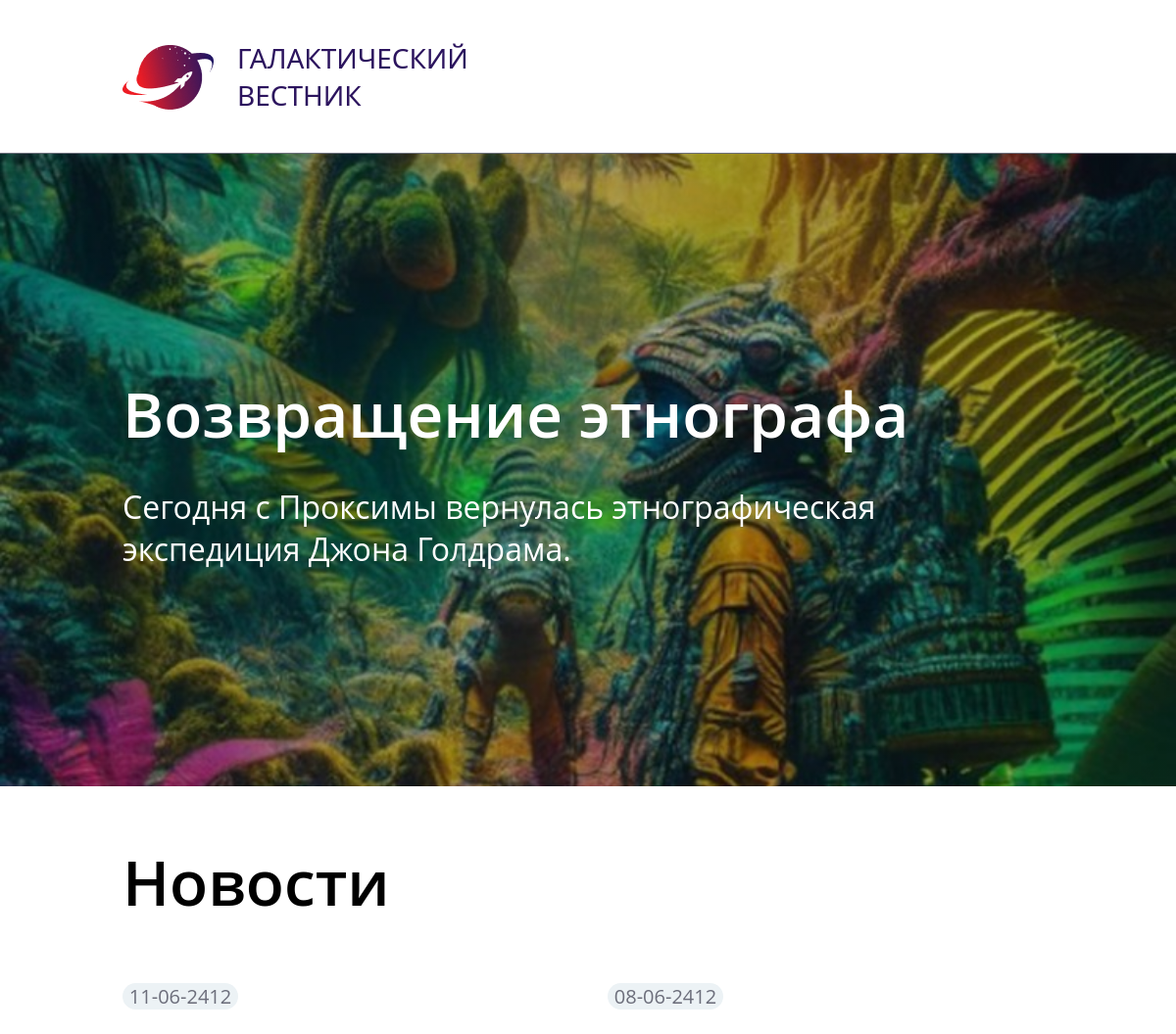
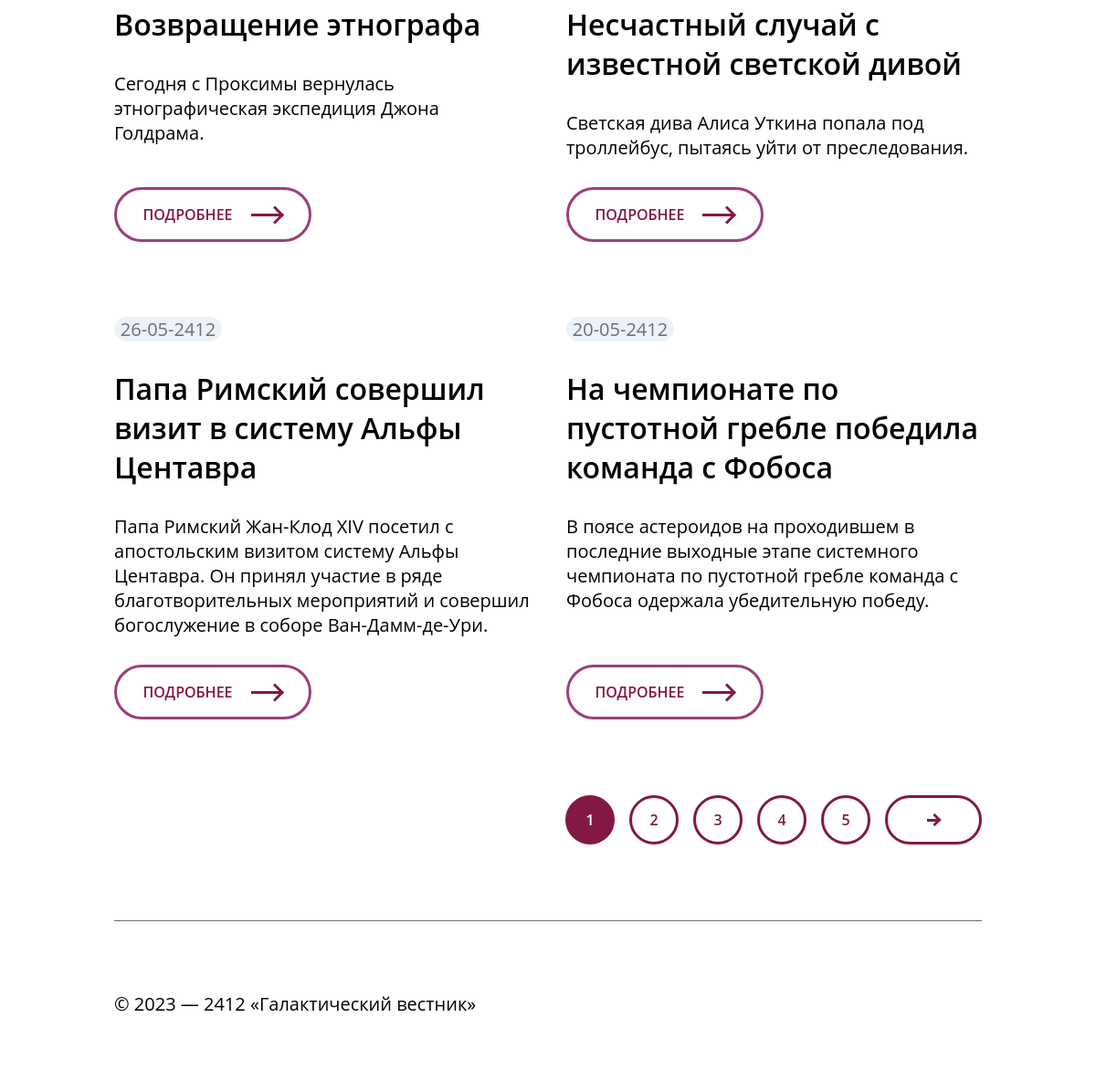
The page / on the database its author committed (2 pictures, top to bottom).
### tables this page shows
CREATE TABLE `news` (
  `id` int(11) unsigned NOT NULL AUTO_INCREMENT,
  `date` datetime NULL DEFAULT NULL,
  `title` varchar(250) NOT NULL DEFAULT '',
  `announce` text NULL DEFAULT NULL,
  `content` text NULL DEFAULT NULL,
  `image` varchar(250) NOT NULL DEFAULT '',
  PRIMARY KEY (`id`),
  KEY `id` (`id`),

  KEY `idx_news_date` (`date`));

### core/App.php (called while the page is built, shortened)
<?php
class App
{	private $controller = 'Home';
	private $method = 'index';
	private function splitURL()
	{
		$URL = $_GET['url'];
		if ($URL=='') $URL='home';
		$URL = explode("/", trim($URL, "/"));
		return $URL;
	}
	public function loadController()
	{
		$URL = $this->splitURL();
		$controller =new $this->controller;
		call_user_func([$controller, $this->method], [$URL]);
	}
}

### index.php (called while the page is built, shortened)
<?php
$app = new App;
$app->loadController();
?>

### core/News.php (called while the page is built, shortened)
<?php
class News {
    public function __construct($data) {
        $this->id = $data['id'];
        $this->date = date('d-m-Y', strtotime($data['date']));
        $this->title = $data['title'];
        $this->announce = $data['announce'];
        $this->image = $data['image'];
    }
}

### core/Database.php (called while the page is built, shortened)
<?php
Class Database
{
	private function connect()
		{
			$conn = mysqli_connect(HOST, USER, PASS, DB );
			if ($conn->connect_errno != 0)
				return FALSE;
			else
				return $conn;
		}
	public function query($query)
	{
		$con = $this->connect();
		$stm = $con->query($query);
		if ($conn->connect_errno == 0)
			while ($row = $stm->fetch_assoc())
		{
			$result[]=$row;
		}
		return $result;
	}
}

### core/Model.php (called while the page is built, shortened)
<?php
class Model extends Database
{
	function get_page($page_num)
	{
	$query = "SELECT * FROM news ORDER BY date DESC LIMIT " . news_num . " OFFSET " . (($page_num - 1) * news_num) . ";";
	$result = $this->query($query);
	return $result;
	}
}

### views/home.view.php (the view, shortened to what this page needs)
<!DOCTYPE html>
<html lang="eng">
<head>
	<link rel="stylesheet" type="text/css" href= "../styles.css">
</head>
<body>
	<?php include "header.php" ?>
<div class="content">
		<div class="banner-container" style="
		background: linear-gradient(rgba(0, 0, 0, 0.3), rgba(0, 0, 0, 0.3)), url('/sources/imgs/<?php echo $banner->image;?>');
	color: var(--white-color);
	width: 100%;
	height: 646px;
	background-size: cover;
	background-position: center;
	margin-bottom: 54px;
		"
		>
				<div class="banner-container__text">
					<div  class="wrapper">
						<h1><a href="http://galaxy-news/details/<?php echo $banner->id; ?>">
							<?php echo $banner->title ?>
							</a></h1>
						<p>
							<?php echo $banner->announce ?>
						</p>
					</div>
				</div>
		</div>
		<div class="wrapper">
			<h1 class="container-newslabel">Новости</h1>
		</div>
		<div class="wrapper">
			<div class="news-grid">
			<?php $news_array=$data ?>
			<?php foreach ($news_array as $news_item) { ?>
					<a href="http://galaxy-news/details/<?php echo $news_item->id; ?>" div class="news-grid__item">
						<p class="date"><?php echo $news_item->date;  ?></p>
								<h2><?php echo $news_item->title; ?> </h2>
								<?php echo $news_item->announce; ?>
								<div class="button"><p>Подробнее</p>
											<div class="arrow">  <div> </div>  </div>
								</div>
						</a>
			<?php } ?>
			</div>
		</div>
<div class="wrapper">
	<div class="navigation">
		<?php for ($i = 1; $i <= $max_page; $i++) { ?>
		<?php if ($cur_page != $i) echo '<a href="http://galaxy-news/home/' . $i . '">' ;?>
		<div class="nav-button <?php if ($i==$cur_page) echo 'nav-button--active' ?>">
			<div class="nav-number">
			<?php echo  $i ?>
		</div>
		</div>
		<?php if ($cur_page != $i) echo '</a>'; ?>
		<?php } ?>
		<?php if($cur_page!=$max_page)  { ?>
		<a href="http://galaxy-news/home/<?php echo $cur_page+1; ?>"
			<div class="nav-button--arrow"><div class="nav-button">
			<div class="arrow--small"><div class="arrow">
												<div></div>
													</div></div></div></a>
			<?php } ?>
		</div>
	</div>
</div>
	<?php include "footer.php" ?>
</body>
</html>

### controllers/Home.php (shortened to what this page needs)
<?php
class Home extends Controller
{
	public function view($name, $data='', $banner='', $max_page='', $cur_page=1)
	{
		$filename = "views/".($name).".view.php";
		if (file_exists($filename))
			{
				require $filename;
			} else {
				$filename = "views/404.view.php";
				require $filename;
			}
	}
    private function isPageValid($page_arg, $model) {
		if (count($page_arg[0]) == 1) $page_num = 1; else $page_num = $page_arg[0][1];
        $this->max_id = $model->get_max_id();
        if ($page_num <= ceil($this->max_id / 4)) return $page_num;
        else return 0;
    }
    private function getNewsList($model, $page_num) {
        $news_data = $model->get_page($page_num);
        $newsList= $this->createNewsObject($news_data);
        return $newsList;
    }
    private function getLatestNews($model)
    {
	$news_data=$model->get_latest();
   $latestNews = $this->createNewsObject($news_data);
   return $latestNews[0];
    }
	public function index($a ='')
	{
        $model = new Model();
        $page = $this->isPageValid($a, $model);
        $newsList = $this->getNewsList($model, $page);
        $latestNews = $this->getLatestNews($model);
        $max_page = $model->get_total_page_number();
        $this->view('home', $newsList, $latestNews, $max_page, $page);
	}
}

### views/header.php
<header>
	<div class="wrapper">
		<a href="http://galaxy-news/" div class="full-logo-container">
		    <div class="logo-img-container">
				<img src="<?php ROOT?>/sources/logo.png" alt="logo">
			</div>
			<div class="logo-text-container">
				<p>Галактический <br /> вестник </p>
			</div>
		</a>
	</div>
</header>

### views/footer.php
<footer>
	<div class="wrapper">
		<div class="footer-text">
	  			<p>© 2023 — 2412 «Галактический вестник»</p>
		</div>
	</div>
</footer>

### styles.css (style rules this page uses)
:root { --body-text: #000000; --brand-color: #841844; --grey-color: #6C6E7B; --light-grey: #ECF2F5; --border-color: #9B407A; --white-color: #FFFFFF; --logo-color: #2C145E; }
* { margin: 0px; padding: 0px; }
*, *::before, *::after { box-sizing: border-box; }
HTML, BODY { min-height: 100vh; }
BODY { display: flex; flex-direction: column; font-family: "Open sans"; font-weight: 400; font-size: 20px; }
HEADER { font-size: 0; border-bottom: 1px solid var(--grey-color); }
h1 { font-size: 64px; font-weight: 600; }
h2 { font-size: 32px; font-weight: 600; }
.content { flex-grow:1; }
.wrapper { margin: 0 auto; padding: 0 10.42% 0; max-width: 1920px; }
a, a:visited { color: inherit; text-decoration: none; }
.full-logo-container { margin: 40px 0px 40px; display: flex; align-items: center; max-height: 100%; }
.logo-text-container { padding-left: 24px; text-transform: uppercase; font-family: "Segoe UI"; color: var(--logo-color); font-size: 28px; justify-content: center; }
.banner-container__text { max-height: 646px; display: flex; flex-direction: column; height: inherit ; justify-content: center; background: solid red; }
.banner-container__text h1 { padding-bottom: 30px; }
.banner-container__text p { font-size: 32px; weight: 400; }
.container-newslabel { margin-bottom: 60px; }
.news-grid { display: grid; grid-template-columns: repeat(2, 1fr); row-gap: 82px; column-gap: 40px; margin-bottom: 83px; }
.news-grid__item p, h2 { padding: 0; margin: 0; }
.news-grid__item { max-width: 740px; display: grid; grid-template-rows: auto auto 1fr auto; grid-template-columns: 1fr; row-gap: 30px; }
.date { width: 118px; color: var(--grey-color); background-color: var(--light-grey); border-radius: 20px; text-align: center; padding-top: 6px; padding-bottom: 6px; }
.button { text-transform: uppercase; color: var(--brand-color); font-size: 32px; font-weight: 600; font-size:16px; padding-top: 16px; padding-bottom: 16px; display: flex; justify-content: center; align-items: center; grid-gap:20px; border: 3px var(--border-color); border-style: solid; border-radius: 50px; width: 216px; transition: background-color 0.2s ease-in, color 0.2s ease-in; margin: 0px; }
.button p { margin: 0; color: inherit; }
.navigation { justify-content: right; color: var(--brand-color); display: flex; flex-wrap: wrap; column-gap: 16px; font-size: 16px; font-weight: 600; margin-bottom: 83px; }
.nav-button--arrow { width: 106px; }
.nav-button { display: flex; min-height: 54px; min-width: 54px; justify-content: center; align-items: center; padding: 5px; border: 3px solid var(--brand-color); border-radius: 50px; background-color: var(--white-color); transition: background-color 0.2s ease-in, color 0.1s ease-in; }
.nav-button--active { color: white; background-color: var(--brand-color); }
.arrow div { position: relative; width: 35px; height: 3px; background-color: var(--brand-color); left:0; display: block; transition: background-color 0.2s ease-in; }
.arrow div::before, .arrow div::after { content: ''; position: absolute; width: 14px; height: 3px; right: -2.5px; background-color: inherit; }
.arrow div::after { top: -4px; transform: rotate(45deg); }
.arrow div::before { top: 4px; transform: rotate(-45deg); }
.arrow--small .arrow div { width: 14px; transition: background-color 0.2s ease-in; background-color: var(--brand-color); }
.arrow--small .arrow div::before, .arrow--small .arrow div::after { width: 10px; right: -2px; }
.arrow--small .arrow div::after { top: -2.6px; }
.arrow--small .arrow div::before { top: 2.6px; }

### rows shown on the page
news: image (picture), title "Возвращение этнографа", announce "Сегодня с Проксимы вернулась этнографическая экспедиция Джона Голдрама.", date "11-06-2412"
news: date "08-06-2412", title "Несчастный случай с известной светской дивой", announce "Светская дива Алиса Уткина попала под троллейбус, пытаясь уйти от преследования."
news: date "26-05-2412", title "Папа Римский совершил визит в систему Альфы Центавра", announce "Папа Римский Жан-Клод XIV посетил с апостольским визитом систему Альфы Центавра. Он принял участие в ряде благотворительных мероприятий и совершил богослужение в соборе Ван-Дамм-де-Ури."
news: date "20-05-2412", title "На чемпионате по пустотной гребле победила команда с Фобоса", announce "В поясе астероидов на проходившем в последние выходные этапе системного чемпионата по пустотной гребле команда с Фобоса одержала убедительную победу."
